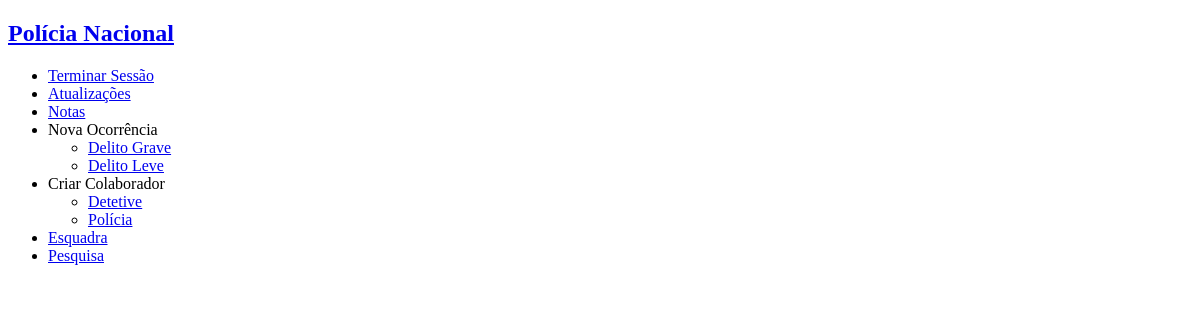
The app's page /updates.php (signed in), older data.
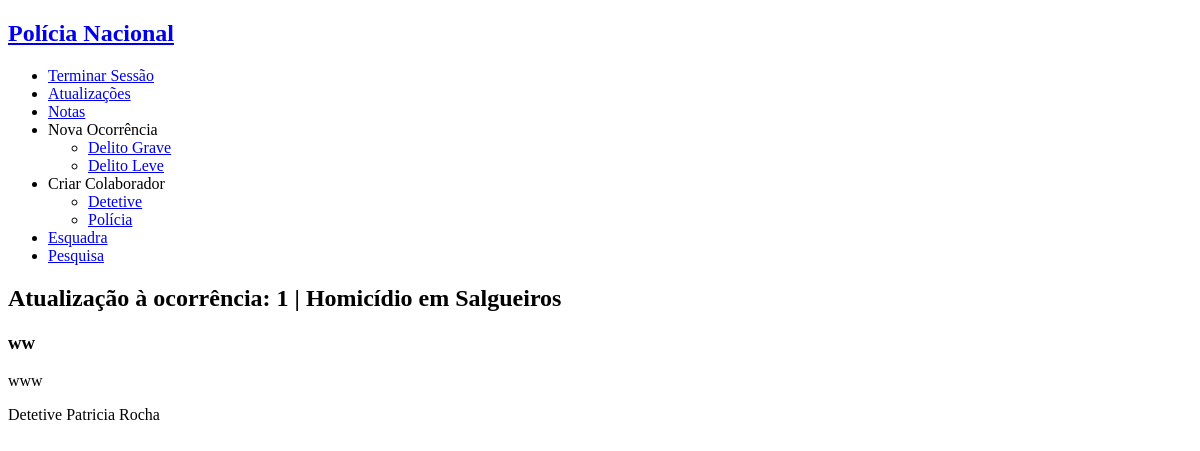
The same page, newer data.
### tables this page shows
CREATE TABLE updates (
    id INTEGER PRIMARY KEY,
    title VARCHAR NOT NULL,
    text VARCHAR NOT NULL,
    username_personnel VARCHAR REFERENCES personnel NOT NULL,
    id_occurrence INTEGER REFERENCES occurrence NOT NULL,
    date_hour datetime NOT NULL
);

CREATE TABLE occurrences (
    id INTEGER PRIMARY KEY,
    type integer REFERENCES occ_type NOT NULL,
    title VARCHAR NOT NULL,
    chief_detective VARCHAR REFERENCES personnel,
    state VARCHAR REFERENCES states NOT NULL ,
    oppening_date date NOT NULL,
    location VARCHAR NOT NULL,
    description VARCHAR NOT NULL,
    station VARCHAR REFERENCES stations NOT NULL
);

CREATE TABLE personnel (
    username VARCHAR PRIMARY KEY,
    password VARCHAR NOT NULL,
    email VARCHAR(320) NOT NULL, -- 64 characters for local part + @ + 255 for domain name
    fullname VARCHAR(128) NOT NULL,
    gender VARCHAR NOT NULL,
    birthdate date NOT NULL,
    naturality VARCHAR NOT NULL,
    start_service date NOT NULL,
    school VARCHAR REFERENCES schools NOT NULL,
    position VARCHAR REFERENCES positions NOT NULL,
    station INTEGER REFERENCES stations
);

### database/connection.php (called while the page is built, shortened)
<?php $db = new PDO('sqlite:database/database.db');
function getUserByUsername($username) {
  global $db;
  $query = $db->prepare('SELECT * FROM personnel WHERE username = ?');
  $query->execute(array($username));
  return $query->fetch();
}
function GetUpdatesByStation($station) {
  global $db;
  $query = $db->prepare('SELECT updates.* FROM updates JOIN occurrences ON updates.id_occurrence=occurrences.id WHERE station=? ');
  $query->execute(array($station));
  return $query->fetchAll();
}
function getOccurrenceById($id) {
  global $db;
  $query = $db->prepare('SELECT * FROM occurrences WHERE id = ?');
  $query->execute(array($id));
  return $query->fetch();
}

### updates.php (the view, shortened to what this page needs)
<?php
include_once('database/connection.php');
$username = $_SESSION['username'];
$user = getUserByUsername($username);
if ($user['position']=='Diretor Nacional'){
    $updates=GetAllUpdates();
}elseif ($user['position']=='Chefe de Esquadra'){
    $updates=GetUpdatesByStation($user['station']);
}elseif ($user['position']=='Detetive'){
    $updates=GetUpdatesByUsernameAndMinorOccurrences($username,$user['station']);
}elseif ($user['position']=='Polícia'){
    $updates=GetUpdatesByUsername($username);
}
?>
<!DOCTYPE html>
<html>
<?php include_once('common/header_aside.php'); ?>
<body>
    <div id="Updates">
    <?php foreach ($updates as $update) {
        $occurrence=getOccurrenceById($update['id_occurrence'])?>
        <h2> Atualização à ocorrência: <?php echo $update['id_occurrence'] . ' | '. $occurrence['title'] ?> </h2>
            <h3 class="title"> <?=$update['title']?> </h3>
            <p class="text"> <?=$update['text']?> </p>
            <?php $author=getUserByUsername($update['username_personnel']);?>
                <p class="author"><?=$author['position']." ".$author['fullname']?> </p>
    <?php } ?>
    </div>
</body>
</html>

Row changes from the older to the newer data that the page shows:
added updates: id_occurrence "1", id_occurrence.title "Homicídio em Salgueiros", title "ww", text "www", username_personnel.position "Detetive", username_personnel.fullname "Patricia Rocha"
